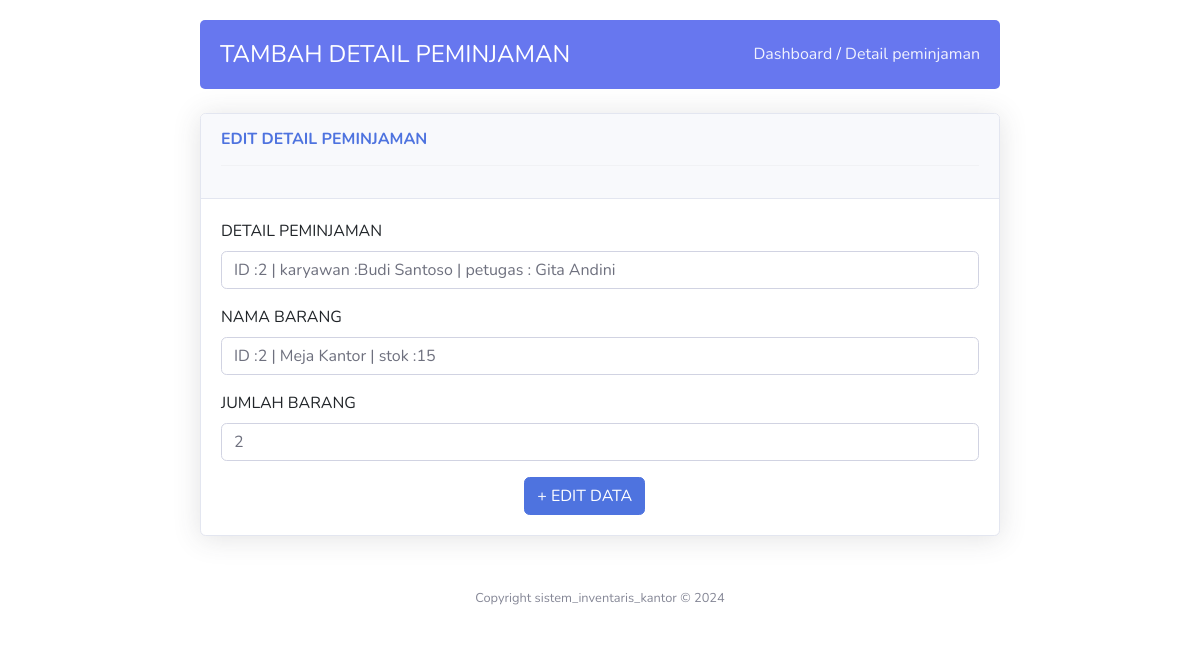
The app's page /back_end/detail_pinjam/edit.php?id=1 with its own data.
### tables this page shows
CREATE TABLE `detail_peminjaman` (
  `id_detail_peminjaman` int(11) NOT NULL,
  `id_peminjaman` int(11) NOT NULL,
  `id_barang` int(11) NOT NULL,
  `jumlah_barang` int(11) NOT NULL
);

### back_end/detail_pinjam/edit.php (the view, shortened to what this page needs)
<?php
include   '../../asset/header.php';
include "../../conn.php";
 if(isset($_GET['id'])) {
    $id_detail_peminjaman = $_GET['id'];
    $sql = "SELECT * FROM detail_peminjaman WHERE id_detail_peminjaman = $id_detail_peminjaman";
    $result = mysqli_query($conn, $sql);
    if(mysqli_num_rows($result) == 1) {
        $row = mysqli_fetch_assoc($result);
        $id_barang = $row['id_barang'];
        $jumlah_barang = $row['jumlah_barang'];
    }else{
        echo "data tidak ada";
        exit;
    }
}else {
    echo "ID tidak ditemukan";
    exit;
}
?>
<link href="https://cdn.jsdelivr.net/npm/bootstrap@5.3.1/dist/css/bootstrap.min.css" rel="stylesheet">
<link href="https://cdnjs.cloudflare.com/ajax/libs/bootstrap-select/1.14.0-beta2/css/bootstrap-select.min.css" rel="stylesheet">
 <link href="../../vendor/fontawesome-free/css/all.min.css" rel="stylesheet" type="text/css">
  <link href="../../css/sb-admin-2.min.css" rel="stylesheet">
  <section class="section">
            <div class="section-header">
                <h1>TAMBAH DETAIL PEMINJAMAN</h1>
                <div class="section-header-breadcrumb">
                    <a href="home.php">Dashboard</a> /
                    <a href="../../detail_pinjam.php">Detail peminjaman</a>
                </div>
            </div>
        </section><br>
        <div class="container-fluid">
         <div class="card shadow mb-4 relative">
            <div class="card-header py-3">
              <h6 class="m-0 font-weight-bold text-primary">EDIT DETAIL PEMINJAMAN</h6>
              <hr>
            </div>
            <div class="card-body">
              <form action=""  method="post">
              <div class="mb-3">
                <label for="nama" class="form-label">DETAIL PEMINJAMAN</label>
                <select  class="selectpicker form-control" data-live-search="true" name="id_peminjaman" ata-style="border" data-max-options="10">
                              <?php
                                    $idDipilih = $id_barang;
                                  $query = "SELECT  peminjaman.id_peminjaman,karyawan.nama_karyawan, petugas.nama_petugas
                                  FROM peminjaman
                                  INNER JOIN
                                      karyawan ON peminjaman.id_karyawan = karyawan.id_karyawan
                                  INNER JOIN
                                      petugas ON peminjaman.id_petugas = petugas.id_petugas";
                                  $result = mysqli_query($conn, $query);
                                  while($row = mysqli_fetch_assoc($result))
                                  {
                                  ?>
                             <option value="<?= $row['id_peminjaman']; ?>" <?php if($row['id_peminjaman']=="$idDipilih"){?> selected="selected" <?php } ?>>
                             ID :<?=  $row['id_peminjaman']?>
                            </option>
                             <?php
                                  }
                                  ?>
                             </select>
              </div>
              <div class="mb-3">
                <label for="nama" class="form-label">NAMA BARANG</label>
                <select  class="selectpicker form-control" data-live-search="true" name="id_barang" ata-style="border" data-max-options="10">
                              <?php
                                 $idDipilih = $id_barang;
                                  $query = "SELECT * FROM barang ORDER BY nama_barang ASC";
                                  $result = mysqli_query($conn, $query);
                                  while($lokasi = mysqli_fetch_assoc($result))
                                  {
                                  ?>
                             <option value="<?= $lokasi['id_barang']; ?>" <?php if($lokasi['id_barang']=="$idDipilih"){?> selected="selected" <?php } ?> >  <?= 'ID :'. $lokasi['id_barang'].' | ' . $lokasi['nama_barang'].' | stok :' .$lokasi['stok_barang'] ?> </option>
                             <?php
                                  }
                                  ?>
                             </select>
              </div>
              <div class="mb-3">
                <label for="nama" class="form-label">JUMLAH BARANG</label>
                <input type="text" class="form-control" id="" value="<?= $jumlah_barang; ?>" name="jumlah_barang" placeholder="masukan jumlah barang" required autocomplete="off" >
              </div>
                <button type="submit"  name="submit" class="btn btn-primary " style="margin-left: 40%;" >+ EDIT DATA</i></button>
            </form>
            </div>
          </div>
        </div>
<?php
include "../../asset/footer.php";
?>

### back_end/detail_pinjam/edit.php (style rules this page uses)
.card { margin:auto; width: 800px; }
.section-header { background-color: #6777ef; padding: 20px; border-radius: 5px; color: white; display: flex; justify-content: space-between; align-items: center; width: 800px; margin:auto; margin-top: 20px; }
.section-header h1 { margin: 0; font-size: 24px; }
.section-header-breadcrumb a { color: #ffffff; text-decoration: none; opacity: 0.9; }
.section-header-breadcrumb { color: white; }

### records on screen
detail_peminjaman: id_peminjaman "ID :2 | karyawan :Budi Santoso | petugas : Gita Andini", id_barang "ID :2 | Meja Kantor | stok :15", jumlah_barang "2"
